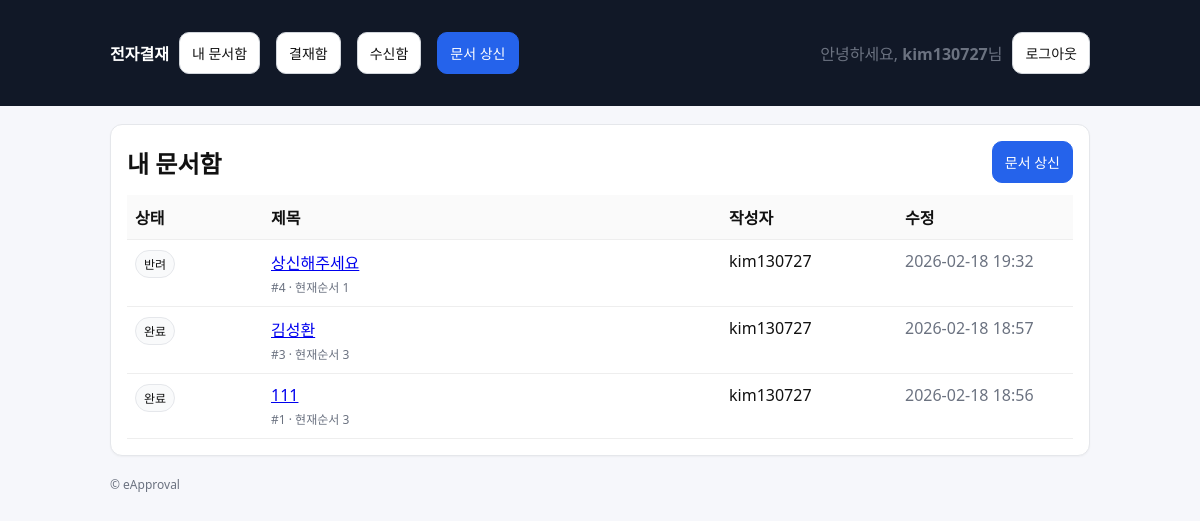
The app's page /approvals/docs/ (signed in), older data.
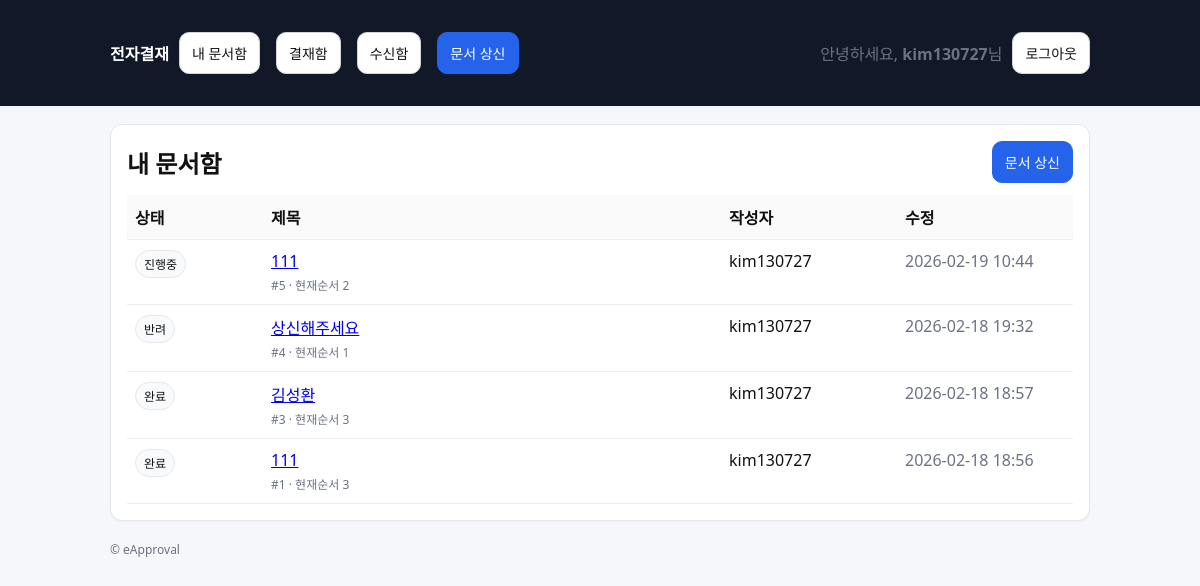
The same page, newer data.
### approvals/models.py (models this page shows, shortened)
class Document(models.Model):
    class Status(models.TextChoices):
        DRAFT = "DRAFT", "임시"
        SUBMITTED = "SUBMITTED", "상신"
        IN_PROGRESS = "IN_PROGRESS", "진행중"
        REJECTED = "REJECTED", "반려"
        COMPLETED = "COMPLETED", "완료"
    title = models.CharField(max_length=200)
    content = models.TextField(blank=True)
    created_by = models.ForeignKey(
        settings.AUTH_USER_MODEL, on_delete=models.PROTECT, related_name="docs_created"
    )
    status = models.CharField(max_length=20, choices=Status.choices, default=Status.DRAFT)
    current_line_order = models.PositiveIntegerField(default=1)
    created_at = models.DateTimeField(auto_now_add=True)
    updated_at = models.DateTimeField(auto_now=True)

### approvals/views.py (the view)
# urls.py: path("approvals/docs/", views.doc_list, name="doc_list"),
@login_required
def doc_list(request):
    docs = my_documents(request.user)
    return render(request, "approvals/doc_list.html", {"title": "내 문서함", "docs": docs})

### approvals/selectors.py (called while the page is built)
def my_documents(user):
    return Document.objects.filter(created_by=user).order_by("-id")

### templates/approvals/doc_list.html (shortened to what this page needs)
{% extends "base.html" %}
{% block content %}
  <div class="card">
    <div class="row" style="justify-content:space-between;">
      <h2 style="margin:0;">{{ title }}</h2>
      <a class="btn btn-primary" href="{% url 'approvals:doc_create' %}">문서 상신</a>
    </div>
    <div style="margin-top:12px;">
      <table class="table">
        <thead>
          <tr>
            <th style="width:120px;">상태</th>
            <th>제목</th>
            <th style="width:160px;">작성자</th>
            <th style="width:160px;">수정</th>
          </tr>
        </thead>
        <tbody>
        {% for doc in docs %}
          <tr>
            <td><span class="badge">{{ doc.get_status_display }}</span></td>
            <td>
              <a href="{% url 'approvals:doc_detail' doc.id %}">
                {{ doc.title }}
              </a>
              <div class="muted" style="font-size:12px; margin-top:4px;">
                #{{ doc.id }} · 현재순서 {{ doc.current_line_order }}
              </div>
            </td>
            <td>{{ doc.created_by.username }}</td>
            <td class="muted">{{ doc.updated_at|date:"Y-m-d H:i" }}</td>
          </tr>
        {% empty %}
          <tr>
            <td colspan="4" class="muted">문서가 없습니다.</td>
          </tr>
        {% endfor %}
        </tbody>
      </table>
    </div>
  </div>
{% endblock %}

### templates/base.html (shortened to what this page needs)
<!doctype html>
<html lang="ko">
<head>
</head>
<body>
  <header>
    <div class="wrap">
      <nav>
        <a href="{% url 'approvals:home' %}"><strong>전자결재</strong></a>
        <a class="btn" href="{% url 'approvals:doc_list' %}">내 문서함</a>
        <a class="btn" href="{% url 'approvals:inbox' %}">결재함</a>
        <a class="btn" href="{% url 'approvals:received' %}">수신함</a>
        <a class="btn btn-primary" href="{% url 'approvals:doc_create' %}">문서 상신</a>
        {% if user.is_authenticated %}
          <span class="muted">안녕하세요, <strong>{{ user.username }}</strong>님</span>
          <form method="post" action="{% url 'accounts:logout' %}" style="display:inline;">
            <button class="btn" type="submit">로그아웃</button>
          </form>
        {% else %}
          <a class="btn" href="{% url 'accounts:login' %}">로그인</a>
          <a class="btn btn-primary" href="{% url 'accounts:signup' %}">회원가입</a>
        {% endif %}
      </nav>
    </div>
  </header>
  <main class="wrap">
    {% block content %}{% endblock %}
    <footer class="muted">
      <div>© eApproval</div>
    </footer>
  </main>
</body>
</html>

### templates/base.html (style rules this page uses)
body { font-family: system-ui, -apple-system, Segoe UI, Roboto, "Noto Sans KR", Arial, sans-serif; margin:0; background:#f6f7fb; color:#111; }
header { background:#111827; color:#fff; padding:14px 18px; }
header a { color:#fff; text-decoration:none; }
.wrap { max-width: 980px; margin: 0 auto; padding: 18px; }
nav { display:flex; gap:10px; flex-wrap:wrap; align-items:center; }
.card { background:#fff; border:1px solid #e5e7eb; border-radius:12px; padding:16px; box-shadow: 0 1px 2px rgba(0,0,0,0.04); }
.btn { display:inline-block; padding:10px 12px; border-radius:10px; border:1px solid #d1d5db; background:#fff; text-decoration:none; color:#111; font-size:14px; }
.btn-primary { background:#2563eb; border-color:#2563eb; color:#fff; }
.btn + .btn { margin-left: 6px; }
.muted { color:#6b7280; }
.table { width:100%; border-collapse: collapse; }
.table th, .table td { border-bottom:1px solid #eee; padding:10px 8px; text-align:left; vertical-align:top; }
.table th { background:#fafafa; font-weight:600; }
.badge { display:inline-block; padding:4px 8px; border-radius:999px; font-size:12px; border:1px solid #e5e7eb; background:#f9fafb; }
.row { display:flex; gap:10px; flex-wrap:wrap; align-items:center; }
footer { padding: 20px 0; color:#6b7280; font-size:12px; }

Row changes from the older to the newer data that the page shows:
added Document: status "진행중", title "111", id "5", current_line_order "2", created_by.username "kim130727", updated_at "2026-02-19 10:44"
